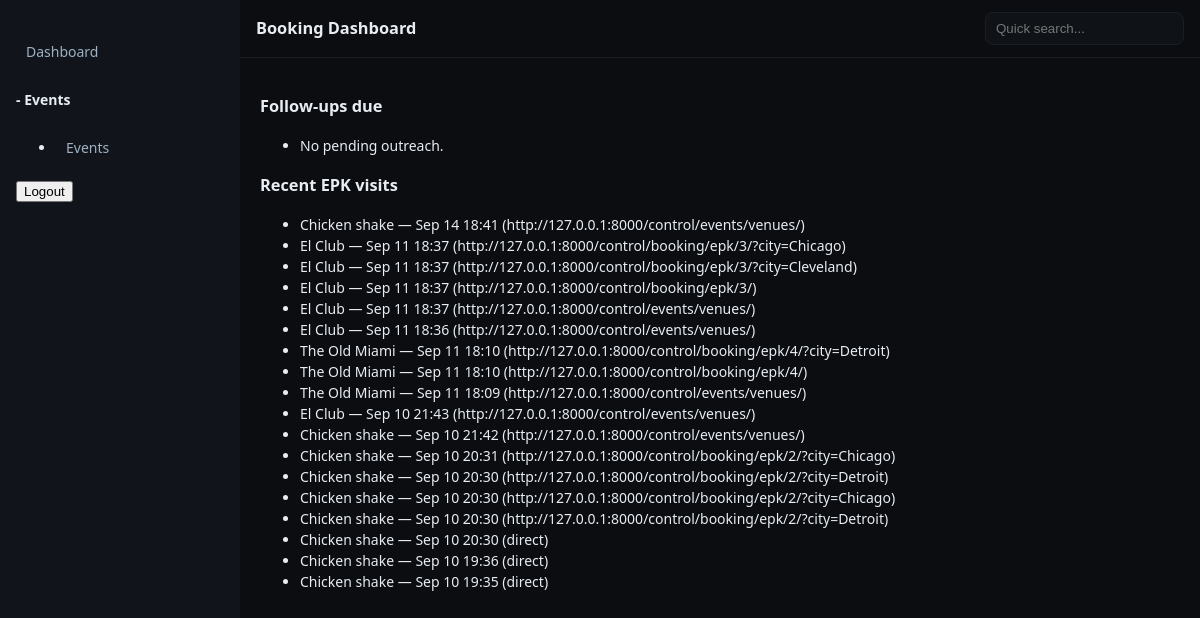
The app's page /control/booking/dashboard/ with its own data.
### bookingstack/models.py (models this page shows)
class EpkVisit(models.Model):
    venue = models.ForeignKey(VENUE_MODEL_LABEL, on_delete=models.SET_NULL, null=True, blank=True, related_name="epk_visits")
    session_id = models.CharField(max_length=64)
    opened_at = models.DateTimeField(auto_now_add=True)
    referrer = models.CharField(max_length=256, blank=True)
    utm_source = models.CharField(max_length=80, blank=True)
    ip = models.GenericIPAddressField(null=True, blank=True)
    user_agent = models.CharField(max_length=255, blank=True)

### events/models.py (models this page shows, shortened)
class Venue(models.Model):
    name = models.CharField(max_length=200)
    address = models.CharField(max_length=200, blank=True)
    city = models.CharField(max_length=60, blank=True)
    state = models.CharField(max_length=30, blank=True)
    country = models.CharField(max_length=60, blank=True)
    capacity = models.PositiveIntegerField(null=True, blank=True)
    owner_name = models.CharField(max_length=120, blank=True)
    owner_email = models.EmailField(blank=True)
    entertainment_manager = models.CharField(max_length=120, blank=True)
    entertainment_email = models.EmailField(blank=True)
    hours = models.CharField(max_length=200, blank=True)

### bookingstack/views.py (the view)
# urls.py: path("dashboard/", views.dashboard, name="dashboard"),
def dashboard(request):
    pending = Outreach.objects.filter(reply_received=False).order_by("-sent_at")[:30]
    recent_epk = EpkVisit.objects.order_by("-opened_at")[:30]
    return render(request, "bookingstack/dashboard.html", {
        "pending_outreach": pending,
        "recent_epk": recent_epk,
    })

### templates/bookingstack/dashboard.html
{% extends 'controlpanel/dashboard.html' %}
{% block header %}Booking Dashboard</h1>{% endblock %}
{% block content %}
    <section>
    <h3>Follow-ups due</h3>
    <ul>
    {% for o in pending_outreach %}
        <li>{{ o.venue.name }} — {{ o.kind }} sent {{ o.sent_at|date:"M d" }} {% if o.next_followup_at %}(follow-up {{ o.next_followup_at|date:"M d" }}){% endif %}</li>
    {% empty %}<li>No pending outreach.</li>{% endfor %}
    </ul>
    </section>
    <section>
        <h3>Recent EPK visits</h3>
        <ul>
            {% for v in recent_epk %}
                {% if v.venue %}
                    <li>{{ v.venue.name }} — {{ v.opened_at|date:"M d H:i" }} ({{ v.referrer|default:"direct" }})</li>
                {% endif %}
            {% empty %}
                <li>No recent visits.</li>
            {% endfor %}
        </ul>
    </section>
{% endblock %}

### static/css/control.css (style rules this page uses)
:root { --bg:#0b0d11; --panel:#11151b; --ink:#e7edf3; --muted:#9eb0c2; --accent:#4fd1c5; }
* { box-sizing:border-box }
html,body { height:100% }
body { margin:0;background:var(--bg);color:var(--ink);font:14px/1.5 system-ui,-apple-system,Segoe UI,Roboto }

### records on screen
EpkVisit: venue.name "Chicken shake", opened_at "Sep 14 18:41", referrer "http://127.0.0.1:8000/control/events/venues/"
EpkVisit: venue.name "El Club", opened_at "Sep 11 18:37", referrer "http://127.0.0.1:8000/control/booking/epk/3/?city=Chicago"
EpkVisit: venue.name "El Club", opened_at "Sep 11 18:37", referrer "http://127.0.0.1:8000/control/booking/epk/3/?city=Cleveland"
EpkVisit: venue.name "El Club", opened_at "Sep 11 18:37", referrer "http://127.0.0.1:8000/control/booking/epk/3/"
EpkVisit: venue.name "El Club", opened_at "Sep 11 18:37", referrer "http://127.0.0.1:8000/control/events/venues/"
EpkVisit: venue.name "El Club", opened_at "Sep 11 18:36", referrer "http://127.0.0.1:8000/control/events/venues/"
EpkVisit: venue.name "The Old Miami", opened_at "Sep 11 18:10", referrer "http://127.0.0.1:8000/control/booking/epk/4/?city=Detroit"
EpkVisit: venue.name "The Old Miami", opened_at "Sep 11 18:10", referrer "http://127.0.0.1:8000/control/booking/epk/4/"
EpkVisit: venue.name "The Old Miami", opened_at "Sep 11 18:09", referrer "http://127.0.0.1:8000/control/events/venues/"
EpkVisit: venue.name "El Club", opened_at "Sep 10 21:43", referrer "http://127.0.0.1:8000/control/events/venues/"
EpkVisit: venue.name "Chicken shake", opened_at "Sep 10 21:42", referrer "http://127.0.0.1:8000/control/events/venues/"
EpkVisit: venue.name "Chicken shake", opened_at "Sep 10 20:31", referrer "http://127.0.0.1:8000/control/booking/epk/2/?city=Chicago"
EpkVisit: venue.name "Chicken shake", opened_at "Sep 10 20:30", referrer "http://127.0.0.1:8000/control/booking/epk/2/?city=Detroit"
EpkVisit: venue.name "Chicken shake", opened_at "Sep 10 20:30", referrer "http://127.0.0.1:8000/control/booking/epk/2/?city=Chicago"
EpkVisit: venue.name "Chicken shake", opened_at "Sep 10 20:30", referrer "http://127.0.0.1:8000/control/booking/epk/2/?city=Detroit"
EpkVisit: venue.name "Chicken shake", opened_at "Sep 10 20:30", referrer "direct"
EpkVisit: venue.name "Chicken shake", opened_at "Sep 10 19:36", referrer "direct"
EpkVisit: venue.name "Chicken shake", opened_at "Sep 10 19:35", referrer "direct"
